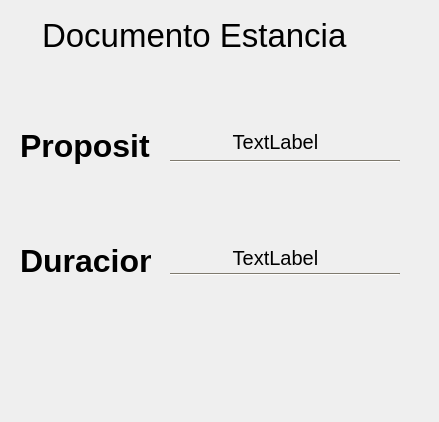
<?xml version="1.0" encoding="UTF-8"?>
<ui version="4.0">
 <class>MainWindow</class>
 <widget class="QMainWindow" name="MainWindow">
  <property name="geometry">
   <rect>
    <x>0</x>
    <y>0</y>
    <width>439</width>
    <height>422</height>
   </rect>
  </property>
  <property name="windowTitle">
   <string>MainWindow</string>
  </property>
  <widget class="QWidget" name="centralwidget">
   <widget class="QWidget" name="widgetBG" native="true">
    <property name="geometry">
     <rect>
      <x>0</x>
      <y>0</y>
      <width>441</width>
      <height>421</height>
     </rect>
    </property>
    <property name="palette">
     <palette>
      <active>
       <colorrole role="WindowText">
        <brush brushstyle="SolidPattern">
         <color alpha="255">
          <red>0</red>
          <green>0</green>
          <blue>0</blue>
         </color>
        </brush>
       </colorrole>
       <colorrole role="Button">
        <brush brushstyle="SolidPattern">
         <color alpha="255">
          <red>255</red>
          <green>245</green>
          <blue>221</blue>
         </color>
        </brush>
       </colorrole>
       <colorrole role="Light">
        <brush brushstyle="SolidPattern">
         <color alpha="255">
          <red>255</red>
          <green>255</green>
          <blue>255</blue>
         </color>
        </brush>
       </colorrole>
       <colorrole role="Midlight">
        <brush brushstyle="SolidPattern">
         <color alpha="255">
          <red>255</red>
          <green>250</green>
          <blue>238</blue>
         </color>
        </brush>
       </colorrole>
       <colorrole role="Dark">
        <brush brushstyle="SolidPattern">
         <color alpha="255">
          <red>127</red>
          <green>122</green>
          <blue>110</blue>
         </color>
        </brush>
       </colorrole>
       <colorrole role="Mid">
        <brush brushstyle="SolidPattern">
         <color alpha="255">
          <red>170</red>
          <green>163</green>
          <blue>147</blue>
         </color>
        </brush>
       </colorrole>
       <colorrole role="Text">
        <brush brushstyle="SolidPattern">
         <color alpha="255">
          <red>0</red>
          <green>0</green>
          <blue>0</blue>
         </color>
        </brush>
       </colorrole>
       <colorrole role="BrightText">
        <brush brushstyle="SolidPattern">
         <color alpha="255">
          <red>255</red>
          <green>255</green>
          <blue>255</blue>
         </color>
        </brush>
       </colorrole>
       <colorrole role="ButtonText">
        <brush brushstyle="SolidPattern">
         <color alpha="255">
          <red>0</red>
          <green>0</green>
          <blue>0</blue>
         </color>
        </brush>
       </colorrole>
       <colorrole role="Base">
        <brush brushstyle="SolidPattern">
         <color alpha="255">
          <red>255</red>
          <green>255</green>
          <blue>255</blue>
         </color>
        </brush>
       </colorrole>
       <colorrole role="Window">
        <brush brushstyle="SolidPattern">
         <color alpha="255">
          <red>255</red>
          <green>245</green>
          <blue>221</blue>
         </color>
        </brush>
       </colorrole>
       <colorrole role="Shadow">
        <brush brushstyle="SolidPattern">
         <color alpha="255">
          <red>0</red>
          <green>0</green>
          <blue>0</blue>
         </color>
        </brush>
       </colorrole>
       <colorrole role="AlternateBase">
        <brush brushstyle="SolidPattern">
         <color alpha="255">
          <red>255</red>
          <green>250</green>
          <blue>238</blue>
         </color>
        </brush>
       </colorrole>
       <colorrole role="ToolTipBase">
        <brush brushstyle="SolidPattern">
         <color alpha="255">
          <red>255</red>
          <green>255</green>
          <blue>220</blue>
         </color>
        </brush>
       </colorrole>
       <colorrole role="ToolTipText">
        <brush brushstyle="SolidPattern">
         <color alpha="255">
          <red>0</red>
          <green>0</green>
          <blue>0</blue>
         </color>
        </brush>
       </colorrole>
       <colorrole role="PlaceholderText">
        <brush brushstyle="SolidPattern">
         <color alpha="127">
          <red>0</red>
          <green>0</green>
          <blue>0</blue>
         </color>
        </brush>
       </colorrole>
       <colorrole role="Accent">
        <brush brushstyle="SolidPattern">
         <color alpha="255">
          <red>255</red>
          <green>255</green>
          <blue>255</blue>
         </color>
        </brush>
       </colorrole>
      </active>
      <inactive>
       <colorrole role="WindowText">
        <brush brushstyle="SolidPattern">
         <color alpha="255">
          <red>0</red>
          <green>0</green>
          <blue>0</blue>
         </color>
        </brush>
       </colorrole>
       <colorrole role="Button">
        <brush brushstyle="SolidPattern">
         <color alpha="255">
          <red>255</red>
          <green>245</green>
          <blue>221</blue>
         </color>
        </brush>
       </colorrole>
       <colorrole role="Light">
        <brush brushstyle="SolidPattern">
         <color alpha="255">
          <red>255</red>
          <green>255</green>
          <blue>255</blue>
         </color>
        </brush>
       </colorrole>
       <colorrole role="Midlight">
        <brush brushstyle="SolidPattern">
         <color alpha="255">
          <red>255</red>
          <green>250</green>
          <blue>238</blue>
         </color>
        </brush>
       </colorrole>
       <colorrole role="Dark">
        <brush brushstyle="SolidPattern">
         <color alpha="255">
          <red>127</red>
          <green>122</green>
          <blue>110</blue>
         </color>
        </brush>
       </colorrole>
       <colorrole role="Mid">
        <brush brushstyle="SolidPattern">
         <color alpha="255">
          <red>170</red>
          <green>163</green>
          <blue>147</blue>
         </color>
        </brush>
       </colorrole>
       <colorrole role="Text">
        <brush brushstyle="SolidPattern">
         <color alpha="255">
          <red>0</red>
          <green>0</green>
          <blue>0</blue>
         </color>
        </brush>
       </colorrole>
       <colorrole role="BrightText">
        <brush brushstyle="SolidPattern">
         <color alpha="255">
          <red>255</red>
          <green>255</green>
          <blue>255</blue>
         </color>
        </brush>
       </colorrole>
       <colorrole role="ButtonText">
        <brush brushstyle="SolidPattern">
         <color alpha="255">
          <red>0</red>
          <green>0</green>
          <blue>0</blue>
         </color>
        </brush>
       </colorrole>
       <colorrole role="Base">
        <brush brushstyle="SolidPattern">
         <color alpha="255">
          <red>255</red>
          <green>255</green>
          <blue>255</blue>
         </color>
        </brush>
       </colorrole>
       <colorrole role="Window">
        <brush brushstyle="SolidPattern">
         <color alpha="255">
          <red>255</red>
          <green>245</green>
          <blue>221</blue>
         </color>
        </brush>
       </colorrole>
       <colorrole role="Shadow">
        <brush brushstyle="SolidPattern">
         <color alpha="255">
          <red>0</red>
          <green>0</green>
          <blue>0</blue>
         </color>
        </brush>
       </colorrole>
       <colorrole role="AlternateBase">
        <brush brushstyle="SolidPattern">
         <color alpha="255">
          <red>255</red>
          <green>250</green>
          <blue>238</blue>
         </color>
        </brush>
       </colorrole>
       <colorrole role="ToolTipBase">
        <brush brushstyle="SolidPattern">
         <color alpha="255">
          <red>255</red>
          <green>255</green>
          <blue>220</blue>
         </color>
        </brush>
       </colorrole>
       <colorrole role="ToolTipText">
        <brush brushstyle="SolidPattern">
         <color alpha="255">
          <red>0</red>
          <green>0</green>
          <blue>0</blue>
         </color>
        </brush>
       </colorrole>
       <colorrole role="PlaceholderText">
        <brush brushstyle="SolidPattern">
         <color alpha="127">
          <red>0</red>
          <green>0</green>
          <blue>0</blue>
         </color>
        </brush>
       </colorrole>
       <colorrole role="Accent">
        <brush brushstyle="SolidPattern">
         <color alpha="255">
          <red>255</red>
          <green>255</green>
          <blue>255</blue>
         </color>
        </brush>
       </colorrole>
      </inactive>
      <disabled>
       <colorrole role="WindowText">
        <brush brushstyle="SolidPattern">
         <color alpha="255">
          <red>127</red>
          <green>122</green>
          <blue>110</blue>
         </color>
        </brush>
       </colorrole>
       <colorrole role="Button">
        <brush brushstyle="SolidPattern">
         <color alpha="255">
          <red>255</red>
          <green>245</green>
          <blue>221</blue>
         </color>
        </brush>
       </colorrole>
       <colorrole role="Light">
        <brush brushstyle="SolidPattern">
         <color alpha="255">
          <red>255</red>
          <green>255</green>
          <blue>255</blue>
         </color>
        </brush>
       </colorrole>
       <colorrole role="Midlight">
        <brush brushstyle="SolidPattern">
         <color alpha="255">
          <red>255</red>
          <green>250</green>
          <blue>238</blue>
         </color>
        </brush>
       </colorrole>
       <colorrole role="Dark">
        <brush brushstyle="SolidPattern">
         <color alpha="255">
          <red>127</red>
          <green>122</green>
          <blue>110</blue>
         </color>
        </brush>
       </colorrole>
       <colorrole role="Mid">
        <brush brushstyle="SolidPattern">
         <color alpha="255">
          <red>170</red>
          <green>163</green>
          <blue>147</blue>
         </color>
        </brush>
       </colorrole>
       <colorrole role="Text">
        <brush brushstyle="SolidPattern">
         <color alpha="255">
          <red>127</red>
          <green>122</green>
          <blue>110</blue>
         </color>
        </brush>
       </colorrole>
       <colorrole role="BrightText">
        <brush brushstyle="SolidPattern">
         <color alpha="255">
          <red>255</red>
          <green>255</green>
          <blue>255</blue>
         </color>
        </brush>
       </colorrole>
       <colorrole role="ButtonText">
        <brush brushstyle="SolidPattern">
         <color alpha="255">
          <red>127</red>
          <green>122</green>
          <blue>110</blue>
         </color>
        </brush>
       </colorrole>
       <colorrole role="Base">
        <brush brushstyle="SolidPattern">
         <color alpha="255">
          <red>255</red>
          <green>245</green>
          <blue>221</blue>
         </color>
        </brush>
       </colorrole>
       <colorrole role="Window">
        <brush brushstyle="SolidPattern">
         <color alpha="255">
          <red>255</red>
          <green>245</green>
          <blue>221</blue>
         </color>
        </brush>
       </colorrole>
       <colorrole role="Shadow">
        <brush brushstyle="SolidPattern">
         <color alpha="255">
          <red>0</red>
          <green>0</green>
          <blue>0</blue>
         </color>
        </brush>
       </colorrole>
       <colorrole role="AlternateBase">
        <brush brushstyle="SolidPattern">
         <color alpha="255">
          <red>255</red>
          <green>245</green>
          <blue>221</blue>
         </color>
        </brush>
       </colorrole>
       <colorrole role="ToolTipBase">
        <brush brushstyle="SolidPattern">
         <color alpha="255">
          <red>255</red>
          <green>255</green>
          <blue>220</blue>
         </color>
        </brush>
       </colorrole>
       <colorrole role="ToolTipText">
        <brush brushstyle="SolidPattern">
         <color alpha="255">
          <red>0</red>
          <green>0</green>
          <blue>0</blue>
         </color>
        </brush>
       </colorrole>
       <colorrole role="PlaceholderText">
        <brush brushstyle="SolidPattern">
         <color alpha="127">
          <red>127</red>
          <green>122</green>
          <blue>110</blue>
         </color>
        </brush>
       </colorrole>
       <colorrole role="Accent">
        <brush brushstyle="SolidPattern">
         <color alpha="255">
          <red>255</red>
          <green>255</green>
          <blue>255</blue>
         </color>
        </brush>
       </colorrole>
      </disabled>
     </palette>
    </property>
    <property name="font">
     <font>
      <family>MS Sans Serif</family>
     </font>
    </property>
    <widget class="QLabel" name="tipoVisitaTitle">
     <property name="geometry">
      <rect>
       <x>20</x>
       <y>125</y>
       <width>131</width>
       <height>41</height>
      </rect>
     </property>
     <property name="font">
      <font>
       <family>MS Sans Serif</family>
       <pointsize>24</pointsize>
       <bold>true</bold>
      </font>
     </property>
     <property name="text">
      <string>Proposito</string>
     </property>
    </widget>
    <widget class="QLabel" name="tituloDoc">
     <property name="geometry">
      <rect>
       <x>42</x>
       <y>10</y>
       <width>351</width>
       <height>51</height>
      </rect>
     </property>
     <property name="font">
      <font>
       <family>MS Sans Serif</family>
       <pointsize>25</pointsize>
      </font>
     </property>
     <property name="text">
      <string>Documento Estancia</string>
     </property>
    </widget>
    <widget class="Line" name="line">
     <property name="geometry">
      <rect>
       <x>170</x>
       <y>160</y>
       <width>230</width>
       <height>3</height>
      </rect>
     </property>
     <property name="orientation">
      <enum>Qt::Horizontal</enum>
     </property>
    </widget>
    <widget class="QLabel" name="duracionVisitaTitle">
     <property name="geometry">
      <rect>
       <x>20</x>
       <y>240</y>
       <width>131</width>
       <height>41</height>
      </rect>
     </property>
     <property name="font">
      <font>
       <family>MS Sans Serif</family>
       <pointsize>24</pointsize>
       <bold>true</bold>
      </font>
     </property>
     <property name="text">
      <string>Duracion</string>
     </property>
    </widget>
    <widget class="Line" name="line_2">
     <property name="geometry">
      <rect>
       <x>170</x>
       <y>273</y>
       <width>230</width>
       <height>3</height>
      </rect>
     </property>
     <property name="orientation">
      <enum>Qt::Horizontal</enum>
     </property>
    </widget>
    <widget class="QLabel" name="tipoVisita">
     <property name="geometry">
      <rect>
       <x>190</x>
       <y>126</y>
       <width>171</width>
       <height>31</height>
      </rect>
     </property>
     <property name="font">
      <font>
       <family>MS Sans Serif</family>
       <pointsize>15</pointsize>
      </font>
     </property>
     <property name="text">
      <string>TextLabel</string>
     </property>
     <property name="alignment">
      <set>Qt::AlignCenter</set>
     </property>
    </widget>
    <widget class="QLabel" name="duracionVisita">
     <property name="geometry">
      <rect>
       <x>190</x>
       <y>242</y>
       <width>171</width>
       <height>31</height>
      </rect>
     </property>
     <property name="font">
      <font>
       <family>MS Sans Serif</family>
       <pointsize>15</pointsize>
      </font>
     </property>
     <property name="layoutDirection">
      <enum>Qt::LeftToRight</enum>
     </property>
     <property name="text">
      <string>TextLabel</string>
     </property>
     <property name="alignment">
      <set>Qt::AlignCenter</set>
     </property>
    </widget>
   </widget>
  </widget>
 </widget>
 <resources/>
 <connections/>
</ui>
